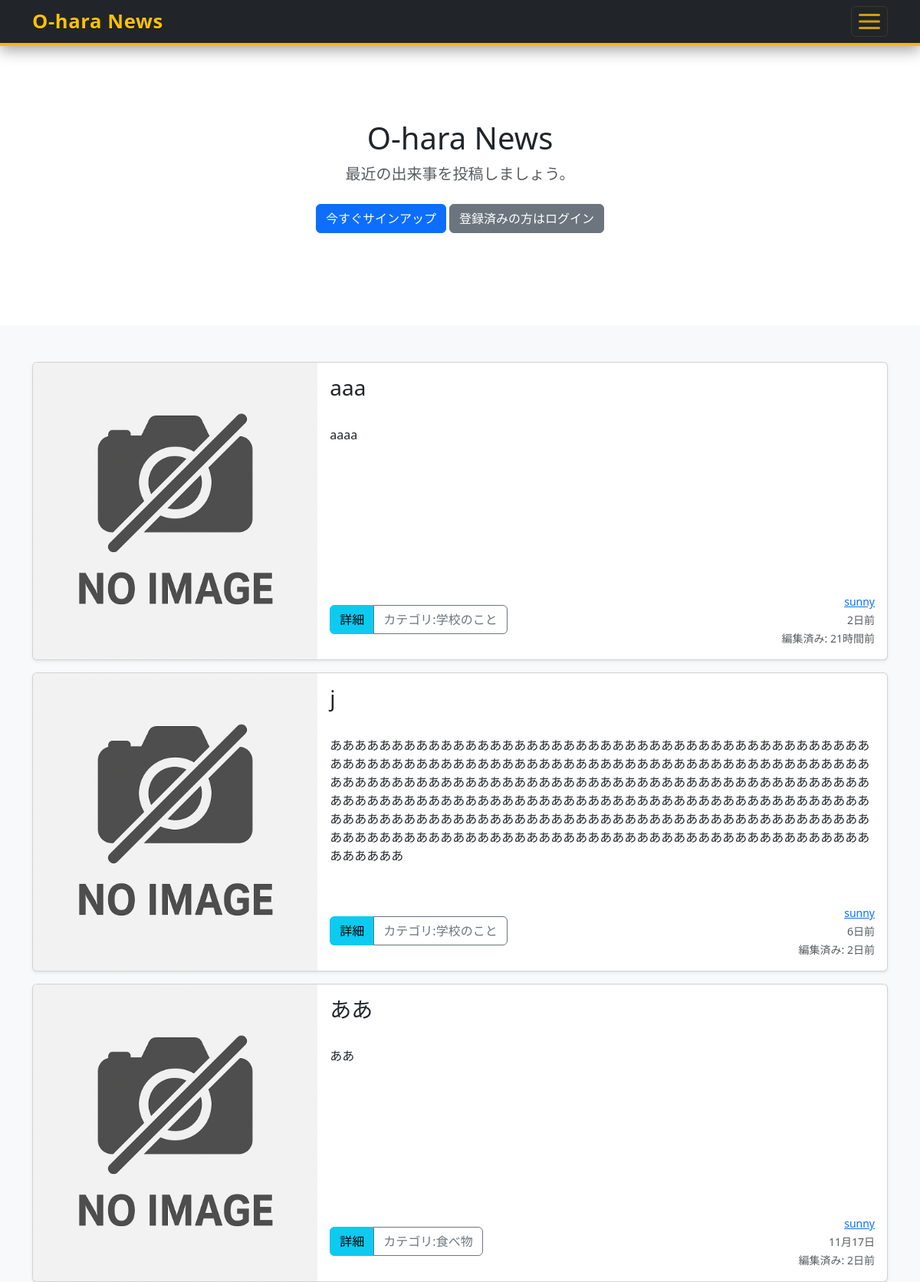
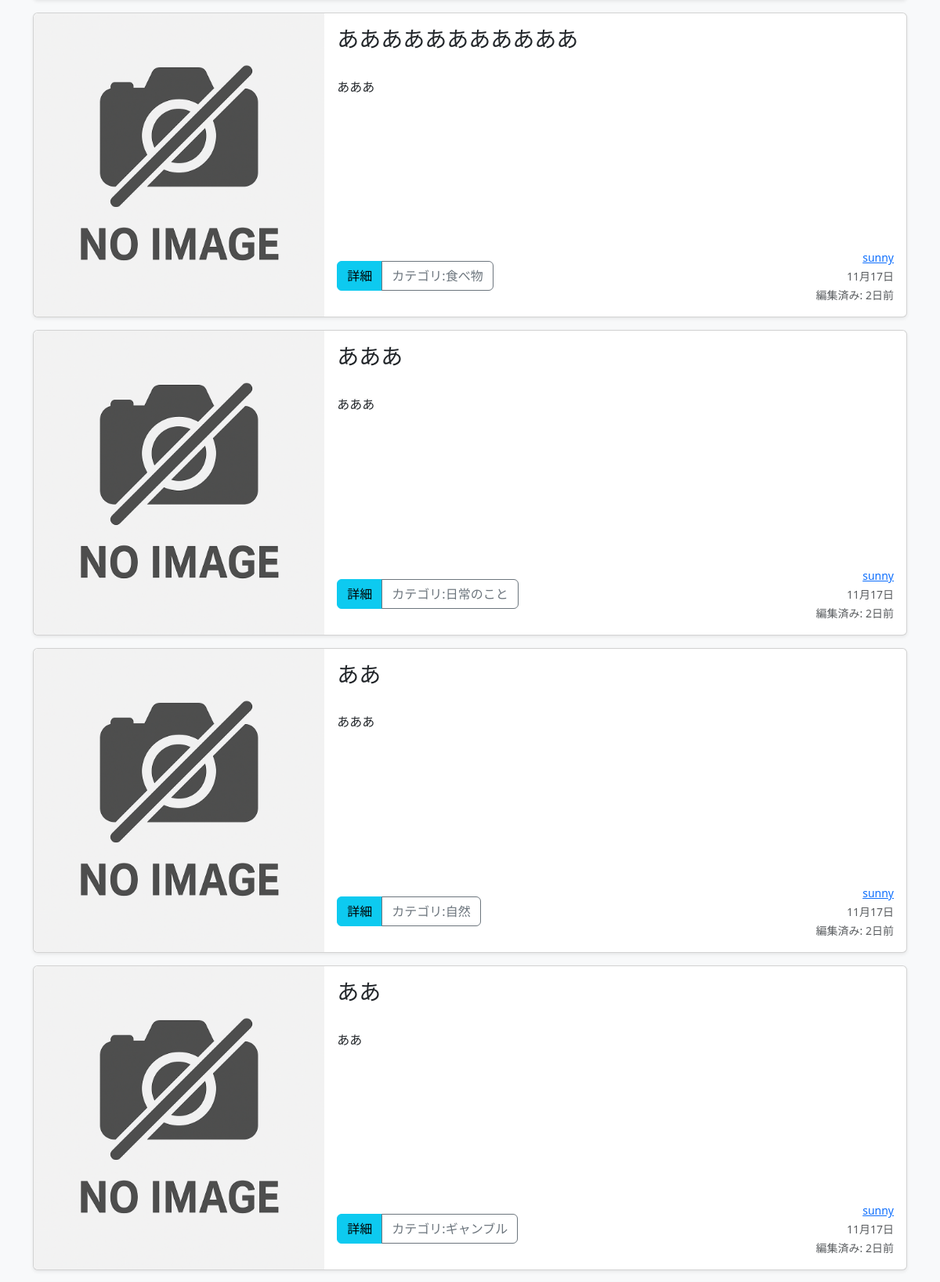
The page / (upper part) on the database its author committed (2 pictures, top to bottom).
### test2_app/models.py (models this page shows, shortened)
class Test2News(models.Model):
    user = models.ForeignKey(
        CustomUser,
        verbose_name='ユーザー',
        on_delete=models.CASCADE
        )
    category = models.ForeignKey(
        Category,
        verbose_name='カテゴリー',
        on_delete=models.PROTECT
        )
    title = models.CharField(
        verbose_name='タイトル',
        max_length=200
        )
    post = models.TextField(
        verbose_name='記事本文',
        default=""
    )
    image1 = models.ImageField(
        verbose_name='タイトル画像',
        upload_to = 'photos',
        blank = True,
        null = True,
        )
    posted_at = models.DateTimeField(
        verbose_name='投稿日時',
        auto_now_add = True
        )
    updated_at = models.DateTimeField(
        verbose_name='更新日時',
        null=True,
        blank=True,
        help_text='編集が行われた場合にセットされます。'
    )

class Category(models.Model):
    title = models.CharField(
        verbose_name='カテゴリ',
        max_length=20)

### accounts/models.py (models this page shows)
class CustomUser(AbstractUser):
    pass

### test2_app/views.py (the view)
# urls.py: path('', views.IndexView.as_view(), name = 'index'),
class IndexView(ListView):
    template_name = 'index.html'
    queryset = Test2News.objects.order_by('-posted_at')
    paginate_by = 9

### test2_app/templatetags/posted_time.py (called while the page is built)
@register.filter
def posted_time(value):
    if not value or not isinstance(value, datetime):
        return value or ""
    current_tz = timezone.get_current_timezone()
    dt = timezone.localtime(value, current_tz) if timezone.is_aware(value) else timezone.make_aware(value, current_tz)
    now = timezone.localtime(timezone.now(), current_tz)
    delta = now - dt
    seconds = int(delta.total_seconds())
    if seconds < 0:
        if now.year == dt.year:
            return dt.strftime("%m月%d日")
        return dt.strftime("%Y年%m月%d日")
    if seconds < 60:
        return "たった今"
    if seconds < 3600:
        return f"{seconds // 60}分前"
    if seconds < 86400:
        return f"{seconds // 3600}時間前"
    days = delta.days
    if days < 7:
        return f"{days}日前"
    if now.year == dt.year:
        return dt.strftime("%m月%d日")
    return dt.strftime("%Y年%m月%d日")

### test2_app/templates/index.html (shortened to what this page needs)
{% extends "base.html" %}
{% load static %}
{% block contents %}
        {% include "news_title.html" %}
        {% include "news_list.html" %}
{% endblock contents %}

### test2_app/templates/news_list.html
{% load static posted_time %}
  <div class="album py-5 bg-body-tertiary">
    <div class="container">
      <div class="row row-cols-1 g-3">
        {% for record in object_list %}
        <div class="col">
          <div class="card mb-3 shadow-sm h-100">
            <div class="row g-0 align-items-stretch">
              <div class="col-md-4">
                {% if record.image1 %}
                  <img src="{{ record.image1.url }}"
                      class="img-fluid rounded-start card-img-left"
                      alt="{{ record.title }}">
                {% else %}
                  <img src="{% static 'img/noimage.png' %}" alt="no image"
                      class="img-fluid rounded-start card-img-left">
                {% endif %}
              </div>
              <div class="col-md-8">
                <div class="card-body d-flex flex-column h-100">
                  <h3 class="card-text">
                    {{record.title}}
                  </h3>
                  <br>
                  <p>
                    {{ record.post|truncatechars:400 }}
                  </p>
                  <div class="d-flex justify-content-between align-items-center mt-auto">
                    <div class="btn-group">
                      <button type="button" class="btn btn-info"
                      onclick="location.href='{% url 'test2_app:news_detail' record.pk %}'">詳細</button>
                      <button type="button" class="btn btn-outline-secondary"
                      onclick="location.href='{% url 'test2_app:news_cat' category=record.category.id %}'">カテゴリ:{{record.category.title}}</button>
                    </div>
                    <div class="text-end">
                      <a href="{% url 'test2_app:user_list' user=record.user.id %}">
                        <small class="text-muted">{{record.user.username}}</small>
                      </a>
                      <br>
                      <small class="text-muted">
                        {{ record.posted_at|posted_time }}
                        {% if record.updated_at and record.updated_at > record.posted_at %}
                          <br>編集済み: {{ record.updated_at|posted_time }}
                        {% endif %}
                      </small>
                    </div>
                  </div>
                </div>
              </div>
            </div>
          </div>
        </div>
        {% endfor %}
      </div>
    </div>
  </div>

### static/css/styles.css (style rules this page uses)
:root { --accent:#ffc107; --accent-dark:#e0a800; --accent-soft: rgba(255,193,7,0.78); --deep:#0b0b0b; }
.card .d-flex a .text-muted { color: #0d6efd !important; }
a > .text-muted { color: #0d6efd !important; }
.card-img-left { width: 100%; object-fit: cover; height: auto; display: block; }
.card .row > .col-md-4 { display: flex; padding: 0; }
.card.h-100 .card-img-left { height: 100%; width: 100%; object-fit: cover; }
.album .card.h-100 .row.g-0 { height: 100% !important; }
.album .card.h-100 .row.g-0 > .col-md-4 { display: flex !important; padding: 0 !important; }
.album .card.h-100 .row.g-0 > .col-md-4 > img.card-img-left { height: 100% !important; width: 100% !important; object-fit: cover !important; display: block !important; }
div.album div.container div.row div.col div.card.h-100 div.row.g-0 div.col-md-4 img.card-img-left { height: 100% !important; width: 100% !important; object-fit: cover !important; }

### rows shown on the page
Test2News: image1 (placeholder picture), title "aaa", post "aaaa", category "学校のこと", user.username "sunny", posted_at|posted_time "2日前", updated_at|posted_time "21時間前"
Test2News: image1 (placeholder picture), title "j", post "ああああああああああああああああああああああああああああああああああああああああああああああああああああああああああああああああああああああああああああああああああああああああああああああああああああああああああああああああああああああああああああああああああああああああああああああああああああああああああああああああああああああああああああああああああああああああああああああああああああああああああああああああああああああああああああああああああああああああああああああああああああああああああああああああああああああああああああああ", category "学校のこと", user.username "sunny", posted_at|posted_time "6日前", updated_at|posted_time "2日前"
Test2News: title "ああ", post "ああ", category "食べ物", user.username "sunny", posted_at|posted_time "11月17日", updated_at|posted_time "2日前"
Test2News: title "あああああああああああ", post "あああ", category "食べ物", user.username "sunny", posted_at|posted_time "11月17日", updated_at|posted_time "2日前"
Test2News: title "あああ", post "あああ", category "日常のこと", user.username "sunny", posted_at|posted_time "11月17日", updated_at|posted_time "2日前"
Test2News: title "ああ", post "あああ", category "自然", user.username "sunny", posted_at|posted_time "11月17日", updated_at|posted_time "2日前"
Test2News: title "ああ", post "ああ", category "ギャンブル", user.username "sunny", posted_at|posted_time "11月17日", updated_at|posted_time "2日前"
